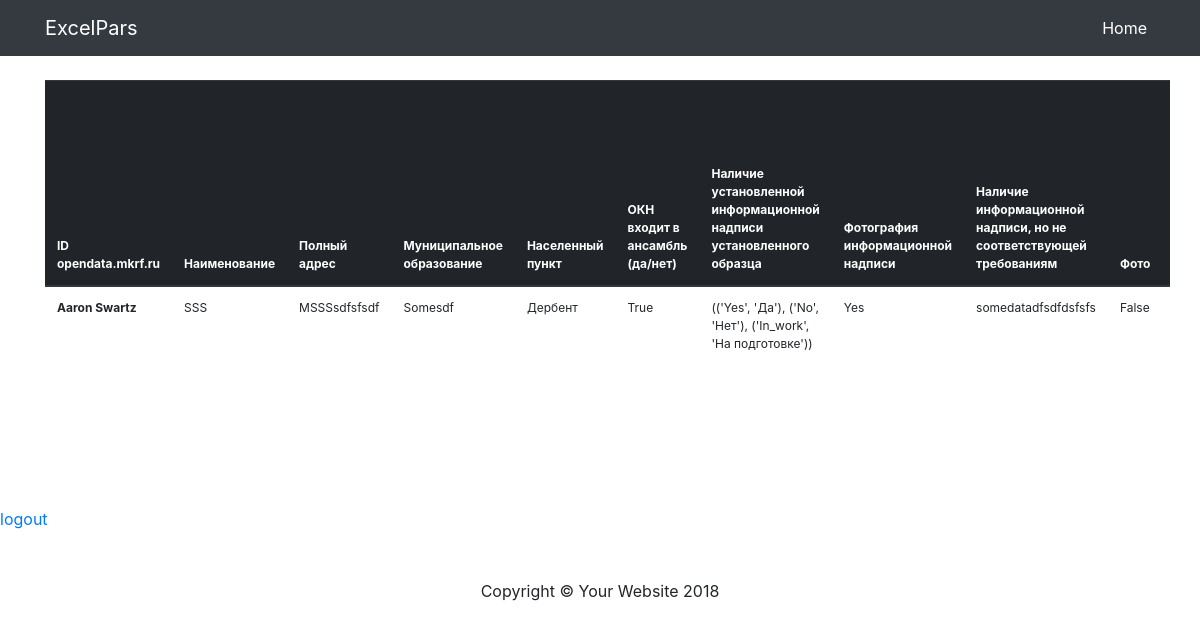
The app's page /dashboard/panel/ (signed in), older data.
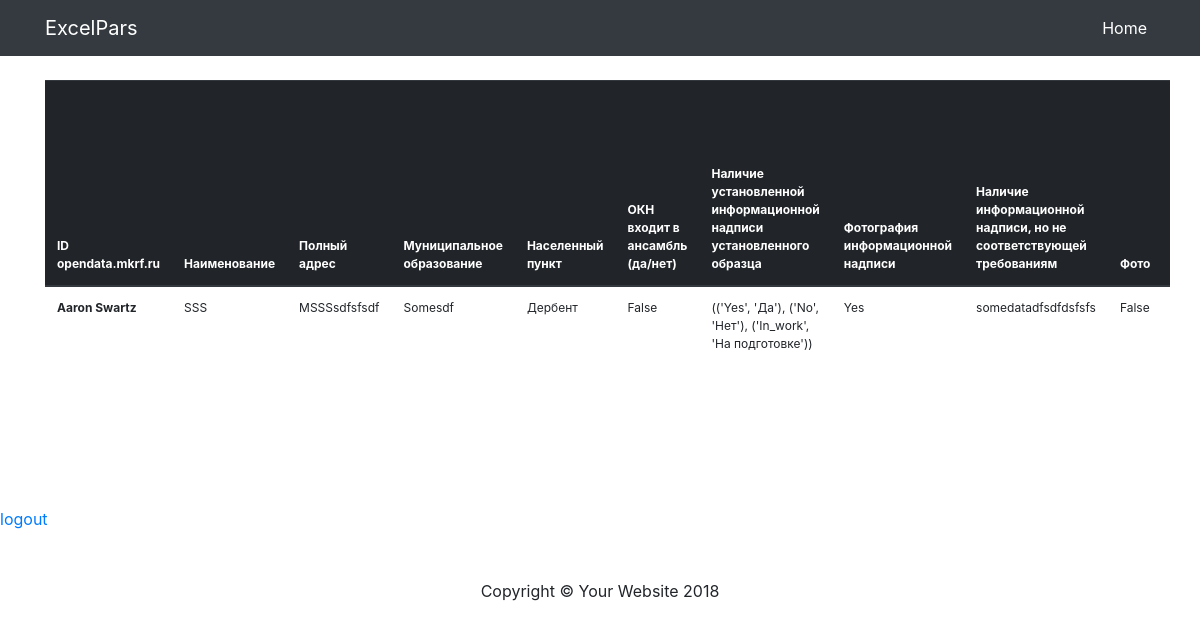
The same page, newer data.
### dashboard/models.py (models this page shows, shortened)
class ObjectInfo(models.Model):
    id_openData = models.CharField(
        max_length=200,
        verbose_name='ID opendata.mkrf.ru')
    nativeName = models.CharField(
        max_length=200,
        verbose_name='Наименование'
    )
    fullAddress = models.TextField(
        verbose_name='Полный адрес'
    )
    municipality = models.ForeignKey(
        'Municipality',
        on_delete=models.CASCADE,
        verbose_name='Муниципальное образование'
    )
    locality = models.ForeignKey(
        'Locality',
        on_delete=models.CASCADE,
        verbose_name='Населенный пункт'
    )
    OKN_in_ensemble = models.BooleanField(
        verbose_name='ОКН входит в ансамбль (да/нет)'
    )
    YES = 'Yes'
    NO = 'No'
    IN_WORK = 'In_work'
    information_CHOICES = (
        (YES, 'Да'),
        (NO, 'Нет'),
        (IN_WORK, 'На подготовке')
    )
    information_sign = models.CharField(
        choices=information_CHOICES,
        max_length=5,
        verbose_name='Наличие уcтановленной информационной надписи установленного образца'
    )
    information_sign_photo = models.CharField(
        max_length=200,
        verbose_name='Фотография информационной надписи'
    )
    information_sign_conformity = models.BooleanField(
        verbose_name='Наличие информационной надписи, но не соответствующей требованиям'
    )
    photo = models.CharField(
        max_length=200,
        verbose_name='Фото'
    )
    url = models.CharField(
        max_length=200,
        verbose_name='URL адрес'
    )
    description = models.TextField(
        verbose_name='Описание'
    )
    affiliation_U = models.BooleanField(
        verbose_name='Принадлежность к ЮНЭСКО'
    )
    esp_valuable_object = models.BooleanField(
        verbose_name='Особо ценный объект'
    )
    requisites_and_title = models.TextField(
        verbose_name=' Реквизиты и наименование акта органа государственной власти о постановке на государственную охрану объекта культурного наследия'
    )
    owner = models.CharField(
        max_length=200,
        verbose_name='Собственник'
    )
    management = models.CharField(
        max_length=200,
        verbose_name='Под чьим управлением'
    )
    owner_contacts = models.TextField(
        verbose_name='Контактные данные собственника ОКН'
    )
    has_security_obligation = models.CharField(
        choices=information_CHOICES,
        max_length=5,
        verbose_name='Наличие охранного обязательства ОКН'
    )
    has_passport_OKN = models.CharField(
        choices=information_CHOICES,
        max_length=5,
        verbose_name='Наличие паспорта ОКН'
    )
    actual_address = models.TextField(
        verbose_name='Актуальный адрес'
    )
    gen_species_appearance = models.ForeignKey(
        'Species',
        on_delete=models.CASCADE,
        verbose_name='Общая видовая принадлежность'
    )
    has_docs_boundaries = models.BooleanField(
        verbose_name='Наличие документов о границах территории ОКН'
    )
    req_of_approval = models.TextField(
        verbose_name='Реквизиты об утверждении границ территории'
    )
    has_docs_of_aprroval = models.BooleanField(
        verbose_name='Наличие документов об утвержденых зонах охраны'
    )
    document_on_approved_security = models.TextField(
        verbose_name='Документ об утвержденых зонах охраны'
    )
    has_rights = models.BooleanField(
        verbose_name='Наличие зарегистрированных прав/обременений'
    )
    date = models.DateField(
        verbose_name='Дата'
    )

class Municipality(models.Model):
    name = models.CharField(
        max_length=200,
        verbose_name='Муниципальное образование'
    )
    def __str__(self):
        return self.name

class Locality(models.Model):
    name = models.CharField(
        verbose_name='Населенный пункт',
        max_length=200
    )
    def __str__(self):
        return self.name

### dashboard/views.py (the view)
@login_required
def panel(request):
    data = ObjectInfo.objects.all()
    form = ObjectInfoForm()
    return render(request, 'dashboard/panel.html', {'data': data, 'form': form})

### dashboard/models.py (called while the page is built)
    def __str__(self):
        return self.name

### templates/dashboard/panel.html (shortened to what this page needs)
{% extends 'base.html' %}
{% block content %}
<div class="container">
    <br>
    <div class="row" style="overflow: scroll">
        <div class="col-12">
            <table class="table" style="font-size:12px">
              <thead class="thead-dark">
                <tr>
                  <th scope="col">ID opendata.mkrf.ru</th>
                  <th scope="col">Наименование</th>
                  <th scope="col">Полный адрес</th>
                  <th scope="col">Муниципальное образование</th>
                  <th scope="col">Населенный пункт</th>
                  <th scope="col">ОКН входит в ансамбль (да/нет)</th>
                  <th scope="col">Наличие уcтановленной информационной надписи установленного образца</th>
                  <th scope="col">Фотография информационной надписи</th>
                  <th scope="col">Наличие информационной надписи, но не соответствующей требованиям</th>
                  <th scope="col">Фото</th>
                  <th scope="col">URL адрес</th>
                </tr>
              </thead>
              <tbody>
              {% for d in data%}
                <tr>
                  <th scope="row">{{ d.id_openData }}</th>
                  <td>{{ d.nativeName }}</td>
                  <td>{{ d.fullAddress }}</td>
                  <td>{{ d.municipality }}</td>
                  <td>{{ d.locality }}</td>
                  <td>{{ d.OKN_in_ensemble }}</td>
                  <td>{{ d.information_CHOICES }}</td>
                  <td>{{ d.information_sign }}</td>
                  <td>{{ d.information_sign_photo }}</td>
                  <td>{{ d.information_sign_conformity }}</td>
                  <td>{{ d.photo }}</td>
                </tr>
              {% endfor %}
              </tbody>
            </table>
        </div>
    </div>
</div>
    <a href="{% url 'logout' %}">logout</a>
{% endblock %}

### templates/base.html (shortened to what this page needs)
{% load static %}
<!DOCTYPE html>
<html lang="en">
  <head>
    <link href="{% static 'css/bootstrap.min.css' %}" rel="stylesheet">
    <link href="{% static 'css/4-col-portfolio.css' %}" rel="stylesheet">
  </head>
  <body>
    <nav class="navbar navbar-expand-lg navbar-dark bg-dark fixed-top">
      <div class="container">
        <a class="navbar-brand" href="#">ExcelPars</a>
        <div class="collapse navbar-collapse" id="navbarResponsive">
          <ul class="navbar-nav ml-auto">
            <li class="nav-item active">
              <a class="nav-link" href="#">Home
              </a>
            </li>
          </ul>
        </div>
      </div>
    </nav>
    {% block content %}{% endblock %}
    <footer class="py-5 ">
      <div class="container">
        <p class="m-0 text-center text-black">Copyright &copy; Your Website 2018</p>
      </div>
    </footer>
  </body>
</html>

### static/css/4-col-portfolio.css (style rules this page uses)
body { padding-top: 54px; }
@media (min-width: 992px) { body { padding-top: 56px; } }

Row changes from the older to the newer data that the page shows:
changed ObjectInfo "Aaron Swartz": OKN_in_ensemble "True" → "False"
